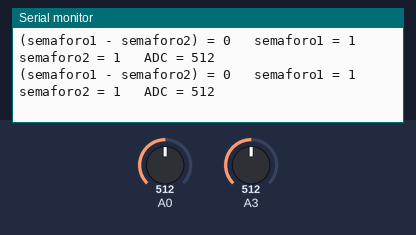
Simulated run of this sketch. Board: Arduino Mega 2560, built with avr-gcc and run on an emulated ATmega2560. Parts: the last lines printed to the serial monitor. The test bench sets the inputs (shaded band); at power-on: A3 = 512, A0 = 512.

Above: at 3.8 s.
3.9 s: A3 set to 794
At 4.14 s:
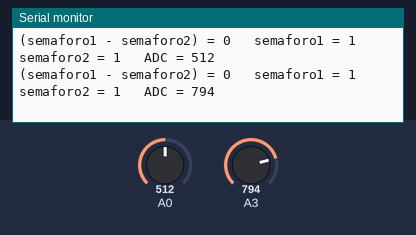
6.9 s: A3 set to 826
At 6.91 s:
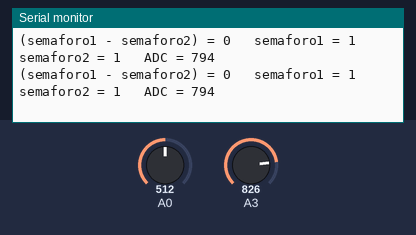
9.9 s: A0 set to 992
At 9.9 s:
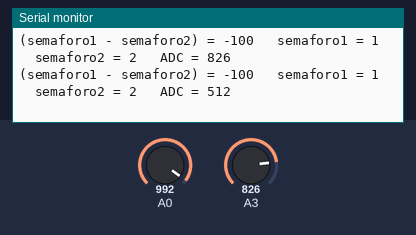
11.4 s: A0 set to 1010
At 11.44 s:
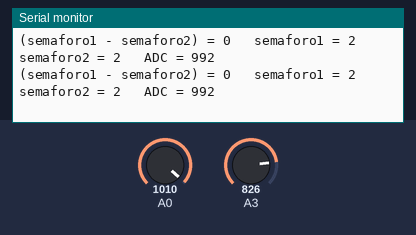
14.4 s: A3 set to 981
At 14.45 s:
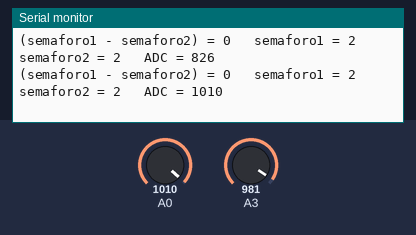
17.4 s: A3 set to 1016
At 17.4 s:
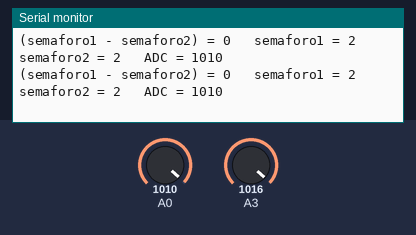
Timing chart, 0 to 20.4 s (numbered marks = the images above; inputs shaded):
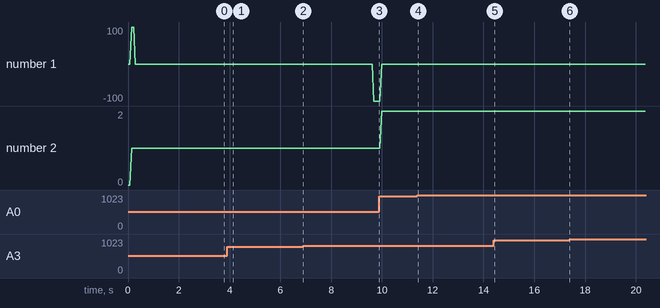

Measured:
- after the input at 3.9 s, the serial monitor: prints a new line after 0.18 s (image 1)
- plotted number 1: 0 → -100 after the input at 6.9 s

The sketch:

arduino_mestre.ino
```cpp
#include <avr/io.h>

uint16_t cont_overflow;
uint8_t cont = 0;
int aux1 = 0, aux2 = 0, aux3 = 0, aux4 = 0;
long int semaforo1 = 0;
long int semaforo2 = 0;
long int historico1 = 0;
long int historico2 = 0;
long int x = 0;

void troca_setup(){
  TCCR0B |= 0b00000101; // prescale do registrador contador_overflow (1024)
  TIMSK0 |= 0b00000001;
  TCCR3B |= 0b00000001; // prescale do registrador contador_overflow (1024)
  TIMSK3 |= 0b00000001;
}

void fluxo(){
  if(ADMUX == 0b01000000){
    aux1 = aux2;
    aux2 = ADC;
    if((aux2 - aux1) > 300){
      semaforo1++;
      historico1++;
    }
  }
  if(ADMUX == 0b01000011){
    aux3 = aux4;
    aux4 = ADC;
    if((aux4 - aux3) > 300){
      semaforo2++;
      historico2++;
    }
  }
  if(cont_overflow < 1838/6 && (cont != 1 || cont != 3))
    x = (semaforo1 - semaforo2)*100;
}

ISR (TIMER0_OVF_vect){
  cont_overflow++;
  if(cont_overflow > 1838/6 && cont == 0){
    if(x > 0){
      x--;
    }
    else{
      cont++;
      cont_overflow = 0;
    }
  }
  else if(cont_overflow > 1838/6 && cont == 2){
    if(x < 0){
      x++;
    }
    else{
      cont++;
      cont_overflow = 0;
    }
  }
  else if(cont_overflow > 1838/30 && (cont == 1 || cont == 3)){
    cont++;
    cont_overflow = 0;
    //semaforo1 = 0;
    //semaforo2 = 0;
  }
  else if(cont == 4)
    cont = 0;
}

ISR (TIMER3_OVF_vect){
  switch(ADMUX){
  case 0b01000000:
    ADMUX = 0b01000011;
    ADCSRA |= 0b11000111;
    break;
  case 0b01000011:
    ADMUX = 0b01000000;
    ADCSRA |= 0b11000111;
    break;
  }
}

int main(){
  Serial.begin(9600);
  Serial1.begin(9600);
  troca_setup();
  sei();
  ADMUX = 0b01000000;
  ADCSRA = 0b00010111;
  while(1){
    ADCSRA |= (1<<ADSC); //iniciar conversor de luminosidade, seta diretamento o ADC
    while (!(ADCSRA & 0b00010111));
    fluxo();
    Serial.print("(semaforo1 - semaforo2) = ");
    Serial.print(x);
    Serial1.print(x);
    Serial.print("\t semaforo1 = ");
    Serial.print(semaforo1);
    Serial.print("\t semaforo2 = ");
    Serial.print(semaforo2);
    Serial.print("\t ADC = ");
    Serial.println(ADC);
  }
}
```
